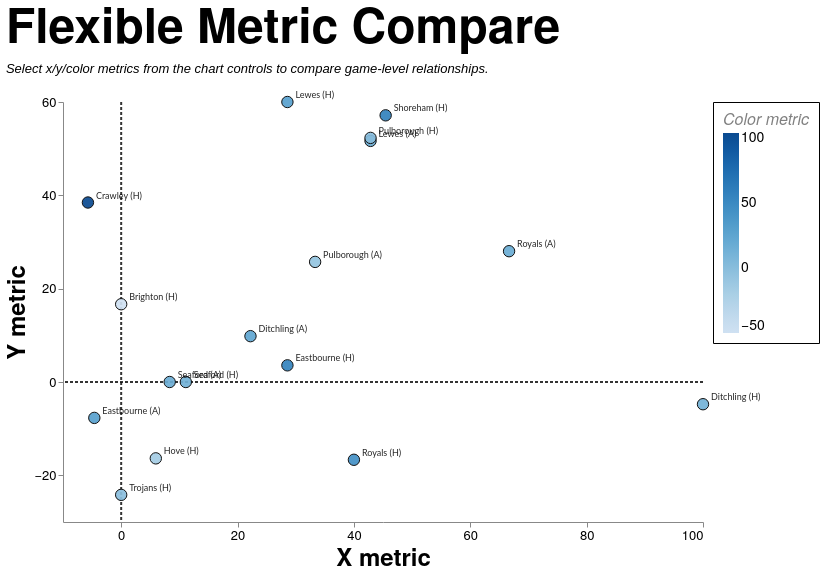

This figure's Vega-Lite source:
### Vega-Lite specification from a JSON file in a GitHub repository (floating-point values rounded to 4 significant figures; data arrays with more than 128 entries replaced by an {"elided": "..."} marker saying what was removed)
{"config": {"axis": {"labelFont": "PT Sans Narrow, Helvetica Neue, Helvetica, Arial, sans-serif", "titleFont": "PT Sans Narrow, Helvetica Neue, Helvetica, Arial, sans-serif", "labelFontSize": 13, "titleFontSize": 24, "gridColor": "#202947", "gridOpacity": 0.2, "zindex": 1}, "text": {"font": "Lato, sans-serif"}, "bar": {"cornerRadiusEnd": 5}, "header": {"labelFont": "PT Sans Narrow, Helvetica Neue, Helvetica, Arial, sans-serif", "titleFont": "PT Sans Narrow, Helvetica Neue, Helvetica, Arial, sans-serif", "labelFontSize": 24, "titleFontSize": 28, "labelFontWeight": "bold", "orient": "left"}, "legend": {"labelFont": "PT Sans Narrow, Helvetica Neue, Helvetica, Arial, sans-serif", "titleFont": "PT Sans Narrow, Helvetica Neue, Helvetica, Arial, sans-serif", "labelFontSize": 14, "titleFontSize": 16, "titlePadding": 5, "fillColor": "white", "strokeColor": "black", "padding": 10, "titleFontWeight": "lighter", "titleFontStyle": "italic", "titleColor": "gray", "offset": 10}, "title": {"font": "PT Sans Narrow, Helvetica Neue, Helvetica, Arial, sans-serif", "fontSize": 48, "fontWeight": "bold", "anchor": "start", "align": "center", "titlePadding": 20, "subtitlePadding": 10, "subtitleFontSize": 13, "subtitleColor": "", "subtitleFontStyle": "italic", "offset": 15, "color": "black"}, "axisX": {"labelAngle": 0}, "facet": {"title": null, "header": null, "align": {"row": "each", "column": "each"}, "spacing": 10}, "resolve": {"scale": {"y": "independent", "facet": "independent"}}, "background": "transparent", "scale": {"offsetBandPaddingOuter": 0.2, "offsetBandPaddingInner": 0.1}, "view": {"stroke": null, "background": "transparent"}}, "layer": [{"data": {"name": "data-d285a7403ed98ae579761d64a864032b"}, "mark": {"type": "rule", "color": "#111111", "opacity": 0.85, "strokeDash": [3, 2], "strokeWidth": 2.0}, "encoding": {"x": {"field": "x", "type": "quantitative"}}}, {"data": {"name": "data-a0a55d106695e8d630baff0f16eee66d"}, "mark": {"type": "rule", "color": "#111111", "opacity": 0.85, "strokeDash": [3, 2], "strokeWidth": 2.0}, "encoding": {"y": {"field": "y", "type": "quantitative"}}}, {"data": {"name": "data-b43293dd498e55ce1f1cb849e94e1c31"}, "mark": {"type": "circle", "fillOpacity": 0.92, "size": 130, "stroke": "#111111", "strokeWidth": 1.0}, "encoding": {"color": {"field": "color_value", "legend": {"format": ".0f"}, "scale": {"scheme": "blues"}, "title": "Color metric", "type": "quantitative"}, "tooltip": [{"field": "fixture_label", "title": "Fixture", "type": "nominal"}, {"field": "date", "title": "Date", "type": "temporal"}, {"field": "scoreline", "title": "Score", "type": "nominal"}, {"field": "result", "title": "Result", "type": "nominal"}, {"field": "x_label", "title": "X Metric", "type": "nominal"}, {"field": "x_value", "format": ".2f", "title": "X Value", "type": "quantitative"}, {"field": "y_label", "title": "Y Metric", "type": "nominal"}, {"field": "y_value", "format": ".2f", "title": "Y Value", "type": "quantitative"}, {"field": "color_label", "title": "Color Metric", "type": "nominal"}, {"field": "color_value", "format": ".2f", "title": "Color Value", "type": "quantitative"}], "x": {"axis": {"grid": false, "tickCount": 6}, "field": "x_value", "title": "X metric", "type": "quantitative"}, "y": {"axis": {"grid": false, "tickCount": 6}, "field": "y_value", "title": "Y metric", "type": "quantitative"}}, "transform": [{"filter": "datum.squad == mcSquad && datum.season == mcSeason && (mcGameType == 'All' || (mcGameType == 'League + Cup' && (datum.game_type == 'League' || datum.game_type == 'Cup')) || (mcGameType == 'League only' && datum.game_type == 'League') || datum.game_type == mcGameType)"}, {"calculate": "datum[mcXField]", "as": "x_value"}, {"calculate": "datum[mcYField]", "as": "y_value"}, {"calculate": "datum[mcColorField]", "as": "color_value"}, {"calculate": "{'points_difference':'Points Difference','total_match_points':'Total Match Points','egrfc_lineouts_taken':'Lineouts Taken (EGRFC)','opposition_lineouts_taken':'Lineouts Taken (Opposition)','lineouts_taken_diff':'Lineouts Taken Diff','egrfc_lineouts_won':'Lineouts Won (EGRFC)','opposition_lineouts_won':'Lineouts Won (Opposition)','lineouts_won_diff':'Lineouts Won Diff','egrfc_scrums_taken':'Scrums Taken (EGRFC)','opposition_scrums_taken':'Scrums Taken (Opposition)','scrums_taken_diff':'Scrums Taken Diff','egrfc_scrums_won':'Scrums Won (EGRFC)','opposition_scrums_won':'Scrums Won (Opposition)','scrums_won_diff':'Scrums Won Diff','lineout_success_pct_egrfc':'Lineout Success % (EGRFC)','lineout_success_pct_opp':'Lineout Success % (Opposition)','lineout_success_diff_pct':'Lineout Success Diff (pp)','scrum_success_pct_egrfc':'Scrum Success % (EGRFC)','scrum_success_pct_opp':'Scrum Success % (Opposition)','scrum_success_diff_pct':'Scrum Success Diff (pp)','egrfc_entries_22m':'22m Entries (EGRFC)','opposition_entries_22m':'22m Entries (Opposition)','entries_22m_diff':'22m Entries Diff','egrfc_points_per_entry':'Points per Entry (EGRFC)','opposition_points_per_entry':'Points per Entry (Opposition)','points_per_entry_diff':'Points per Entry Diff','retained_total':'Retained Starters (Total)','retained_forwards':'Retained Starters (Forwards)','retained_backs':'Retained Starters (Backs)','avg_squad_club_apps':'Average Club Apps','avg_squad_first_xv_apps':'Average 1st XV Apps'}[mcXField]", "as": "x_label"}, {"calculate": "{'points_difference':'Points Difference','total_match_points':'Total Match Points','egrfc_lineouts_taken':'Lineouts Taken (EGRFC)','opposition_lineouts_taken':'Lineouts Taken (Opposition)','lineouts_taken_diff':'Lineouts Taken Diff','egrfc_lineouts_won':'Lineouts Won (EGRFC)','opposition_lineouts_won':'Lineouts Won (Opposition)','lineouts_won_diff':'Lineouts Won Diff','egrfc_scrums_taken':'Scrums Taken (EGRFC)','opposition_scrums_taken':'Scrums Taken (Opposition)','scrums_taken_diff':'Scrums Taken Diff','egrfc_scrums_won':'Scrums Won (EGRFC)','opposition_scrums_won':'Scrums Won (Opposition)','scrums_won_diff':'Scrums Won Diff','lineout_success_pct_egrfc':'Lineout Success % (EGRFC)','lineout_success_pct_opp':'Lineout Success % (Opposition)','lineout_success_diff_pct':'Lineout Success Diff (pp)','scrum_success_pct_egrfc':'Scrum Success % (EGRFC)','scrum_success_pct_opp':'Scrum Success % (Opposition)','scrum_success_diff_pct':'Scrum Success Diff (pp)','egrfc_entries_22m':'22m Entries (EGRFC)','opposition_entries_22m':'22m Entries (Opposition)','entries_22m_diff':'22m Entries Diff','egrfc_points_per_entry':'Points per Entry (EGRFC)','opposition_points_per_entry':'Points per Entry (Opposition)','points_per_entry_diff':'Points per Entry Diff','retained_total':'Retained Starters (Total)','retained_forwards':'Retained Starters (Forwards)','retained_backs':'Retained Starters (Backs)','avg_squad_club_apps':'Average Club Apps','avg_squad_first_xv_apps':'Average 1st XV Apps'}[mcYField]", "as": "y_label"}, {"calculate": "{'points_difference':'Points Difference','total_match_points':'Total Match Points','egrfc_lineouts_taken':'Lineouts Taken (EGRFC)','opposition_lineouts_taken':'Lineouts Taken (Opposition)','lineouts_taken_diff':'Lineouts Taken Diff','egrfc_lineouts_won':'Lineouts Won (EGRFC)','opposition_lineouts_won':'Lineouts Won (Opposition)','lineouts_won_diff':'Lineouts Won Diff','egrfc_scrums_taken':'Scrums Taken (EGRFC)','opposition_scrums_taken':'Scrums Taken (Opposition)','scrums_taken_diff':'Scrums Taken Diff','egrfc_scrums_won':'Scrums Won (EGRFC)','opposition_scrums_won':'Scrums Won (Opposition)','scrums_won_diff':'Scrums Won Diff','lineout_success_pct_egrfc':'Lineout Success % (EGRFC)','lineout_success_pct_opp':'Lineout Success % (Opposition)','lineout_success_diff_pct':'Lineout Success Diff (pp)','scrum_success_pct_egrfc':'Scrum Success % (EGRFC)','scrum_success_pct_opp':'Scrum Success % (Opposition)','scrum_success_diff_pct':'Scrum Success Diff (pp)','egrfc_entries_22m':'22m Entries (EGRFC)','opposition_entries_22m':'22m Entries (Opposition)','entries_22m_diff':'22m Entries Diff','egrfc_points_per_entry':'Points per Entry (EGRFC)','opposition_points_per_entry':'Points per Entry (Opposition)','points_per_entry_diff':'Points per Entry Diff','retained_total':'Retained Starters (Total)','retained_forwards':'Retained Starters (Forwards)','retained_backs':'Retained Starters (Backs)','avg_squad_club_apps':'Average Club Apps','avg_squad_first_xv_apps':'Average 1st XV Apps'}[mcColorField]", "as": "color_label"}, {"filter": "isValid(datum.x_value) && isValid(datum.y_value) && isValid(datum.color_value)"}]}, {"data": {"name": "data-b43293dd498e55ce1f1cb849e94e1c31"}, "mark": {"type": "text", "align": "left", "baseline": "middle", "dx": 8, "dy": -7, "fontSize": 9}, "encoding": {"opacity": {"condition": {"param": "mcShowLabels", "value": 0.85}, "value": 0}, "text": {"field": "fixture_label", "type": "nominal"}, "x": {"field": "x_value", "type": "quantitative"}, "y": {"field": "y_value", "type": "quantitative"}}, "transform": [{"filter": "datum.squad == mcSquad && datum.season == mcSeason && (mcGameType == 'All' || (mcGameType == 'League + Cup' && (datum.game_type == 'League' || datum.game_type == 'Cup')) || (mcGameType == 'League only' && datum.game_type == 'League') || datum.game_type == mcGameType)"}, {"calculate": "datum[mcXField]", "as": "x_value"}, {"calculate": "datum[mcYField]", "as": "y_value"}, {"calculate": "datum[mcColorField]", "as": "color_value"}, {"calculate": "{'points_difference':'Points Difference','total_match_points':'Total Match Points','egrfc_lineouts_taken':'Lineouts Taken (EGRFC)','opposition_lineouts_taken':'Lineouts Taken (Opposition)','lineouts_taken_diff':'Lineouts Taken Diff','egrfc_lineouts_won':'Lineouts Won (EGRFC)','opposition_lineouts_won':'Lineouts Won (Opposition)','lineouts_won_diff':'Lineouts Won Diff','egrfc_scrums_taken':'Scrums Taken (EGRFC)','opposition_scrums_taken':'Scrums Taken (Opposition)','scrums_taken_diff':'Scrums Taken Diff','egrfc_scrums_won':'Scrums Won (EGRFC)','opposition_scrums_won':'Scrums Won (Opposition)','scrums_won_diff':'Scrums Won Diff','lineout_success_pct_egrfc':'Lineout Success % (EGRFC)','lineout_success_pct_opp':'Lineout Success % (Opposition)','lineout_success_diff_pct':'Lineout Success Diff (pp)','scrum_success_pct_egrfc':'Scrum Success % (EGRFC)','scrum_success_pct_opp':'Scrum Success % (Opposition)','scrum_success_diff_pct':'Scrum Success Diff (pp)','egrfc_entries_22m':'22m Entries (EGRFC)','opposition_entries_22m':'22m Entries (Opposition)','entries_22m_diff':'22m Entries Diff','egrfc_points_per_entry':'Points per Entry (EGRFC)','opposition_points_per_entry':'Points per Entry (Opposition)','points_per_entry_diff':'Points per Entry Diff','retained_total':'Retained Starters (Total)','retained_forwards':'Retained Starters (Forwards)','retained_backs':'Retained Starters (Backs)','avg_squad_club_apps':'Average Club Apps','avg_squad_first_xv_apps':'Average 1st XV Apps'}[mcXField]", "as": "x_label"}, {"calculate": "{'points_difference':'Points Difference','total_match_points':'Total Match Points','egrfc_lineouts_taken':'Lineouts Taken (EGRFC)','opposition_lineouts_taken':'Lineouts Taken (Opposition)','lineouts_taken_diff':'Lineouts Taken Diff','egrfc_lineouts_won':'Lineouts Won (EGRFC)','opposition_lineouts_won':'Lineouts Won (Opposition)','lineouts_won_diff':'Lineouts Won Diff','egrfc_scrums_taken':'Scrums Taken (EGRFC)','opposition_scrums_taken':'Scrums Taken (Opposition)','scrums_taken_diff':'Scrums Taken Diff','egrfc_scrums_won':'Scrums Won (EGRFC)','opposition_scrums_won':'Scrums Won (Opposition)','scrums_won_diff':'Scrums Won Diff','lineout_success_pct_egrfc':'Lineout Success % (EGRFC)','lineout_success_pct_opp':'Lineout Success % (Opposition)','lineout_success_diff_pct':'Lineout Success Diff (pp)','scrum_success_pct_egrfc':'Scrum Success % (EGRFC)','scrum_success_pct_opp':'Scrum Success % (Opposition)','scrum_success_diff_pct':'Scrum Success Diff (pp)','egrfc_entries_22m':'22m Entries (EGRFC)','opposition_entries_22m':'22m Entries (Opposition)','entries_22m_diff':'22m Entries Diff','egrfc_points_per_entry':'Points per Entry (EGRFC)','opposition_points_per_entry':'Points per Entry (Opposition)','points_per_entry_diff':'Points per Entry Diff','retained_total':'Retained Starters (Total)','retained_forwards':'Retained Starters (Forwards)','retained_backs':'Retained Starters (Backs)','avg_squad_club_apps':'Average Club Apps','avg_squad_first_xv_apps':'Average 1st XV Apps'}[mcYField]", "as": "y_label"}, {"calculate": "{'points_difference':'Points Difference','total_match_points':'Total Match Points','egrfc_lineouts_taken':'Lineouts Taken (EGRFC)','opposition_lineouts_taken':'Lineouts Taken (Opposition)','lineouts_taken_diff':'Lineouts Taken Diff','egrfc_lineouts_won':'Lineouts Won (EGRFC)','opposition_lineouts_won':'Lineouts Won (Opposition)','lineouts_won_diff':'Lineouts Won Diff','egrfc_scrums_taken':'Scrums Taken (EGRFC)','opposition_scrums_taken':'Scrums Taken (Opposition)','scrums_taken_diff':'Scrums Taken Diff','egrfc_scrums_won':'Scrums Won (EGRFC)','opposition_scrums_won':'Scrums Won (Opposition)','scrums_won_diff':'Scrums Won Diff','lineout_success_pct_egrfc':'Lineout Success % (EGRFC)','lineout_success_pct_opp':'Lineout Success % (Opposition)','lineout_success_diff_pct':'Lineout Success Diff (pp)','scrum_success_pct_egrfc':'Scrum Success % (EGRFC)','scrum_success_pct_opp':'Scrum Success % (Opposition)','scrum_success_diff_pct':'Scrum Success Diff (pp)','egrfc_entries_22m':'22m Entries (EGRFC)','opposition_entries_22m':'22m Entries (Opposition)','entries_22m_diff':'22m Entries Diff','egrfc_points_per_entry':'Points per Entry (EGRFC)','opposition_points_per_entry':'Points per Entry (Opposition)','points_per_entry_diff':'Points per Entry Diff','retained_total':'Retained Starters (Total)','retained_forwards':'Retained Starters (Forwards)','retained_backs':'Retained Starters (Backs)','avg_squad_club_apps':'Average Club Apps','avg_squad_first_xv_apps':'Average 1st XV Apps'}[mcColorField]", "as": "color_label"}, {"filter": "isValid(datum.x_value) && isValid(datum.y_value) && isValid(datum.color_value)"}]}], "height": 420, "params": [{"name": "mcSquad", "value": "1st"}, {"name": "mcSeason", "value": "2025/26"}, {"name": "mcGameType", "value": "League + Cup"}, {"name": "mcXField", "value": "scrum_success_diff_pct"}, {"name": "mcYField", "value": "lineout_success_diff_pct"}, {"name": "mcColorField", "value": "points_difference"}, {"name": "mcShowLabels", "value": true}], "resolve": {"scale": {"color": "independent"}}, "title": {"text": "Flexible Metric Compare", "subtitle": ["Select x/y/color metrics from the chart controls to compare game-level relationships."]}, "width": 640, "$schema": "https://vega.github.io/schema/vega-lite/v5.20.1.json", "datasets": {"data-d285a7403ed98ae579761d64a864032b": [{"x": 0}], "data-a0a55d106695e8d630baff0f16eee66d": [{"y": 0}], "data-b43293dd498e55ce1f1cb849e94e1c31": {"elided": "726 records"}}}
